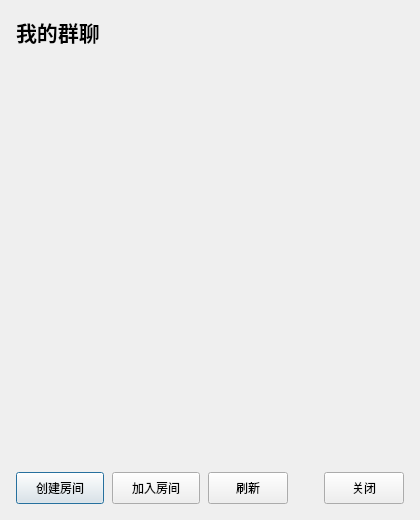
<?xml version="1.0" encoding="UTF-8"?>
<ui version="4.0">
 <class>RoomList</class>
 <widget class="QDialog" name="RoomList">
  <property name="geometry">
   <rect>
    <x>0</x>
    <y>0</y>
    <width>420</width>
    <height>520</height>
   </rect>
  </property>
  <property name="minimumSize">
   <size>
    <width>380</width>
    <height>400</height>
   </size>
  </property>
  <property name="windowTitle">
   <string>群聊列表</string>
  </property>
  <layout class="QVBoxLayout" name="mainLayout">
   <property name="spacing">
    <number>12</number>
   </property>
   <property name="leftMargin">
    <number>16</number>
   </property>
   <property name="topMargin">
    <number>16</number>
   </property>
   <property name="rightMargin">
    <number>16</number>
   </property>
   <property name="bottomMargin">
    <number>16</number>
   </property>
   <item>
    <widget class="QLabel" name="lb_title">
     <property name="font">
      <font>
       <family>Microsoft YaHei</family>
       <pointsize>16</pointsize>
       <weight>75</weight>
       <bold>true</bold>
      </font>
     </property>
     <property name="text">
      <string>我的群聊</string>
     </property>
     <property name="minimumSize">
      <size>
       <width>0</width>
       <height>32</height>
      </size>
     </property>
    </widget>
   </item>
   <item>
    <widget class="QScrollArea" name="scrollArea">
     <property name="frameShape">
      <enum>QFrame::NoFrame</enum>
     </property>
     <property name="widgetResizable">
      <bool>true</bool>
     </property>
     <property name="horizontalScrollBarPolicy">
      <enum>Qt::ScrollBarAlwaysOff</enum>
     </property>
     <widget class="QWidget" name="scrollAreaWidgetContents">
      <property name="geometry">
       <rect>
        <x>0</x>
        <y>0</y>
        <width>388</width>
        <height>388</height>
       </rect>
      </property>
      <layout class="QVBoxLayout" name="scrollLayout">
       <property name="spacing">
        <number>0</number>
       </property>
       <property name="leftMargin">
        <number>0</number>
       </property>
       <property name="topMargin">
        <number>4</number>
       </property>
       <property name="rightMargin">
        <number>0</number>
       </property>
       <property name="bottomMargin">
        <number>0</number>
       </property>
       <item>
        <widget class="QWidget" name="wdg_list" native="true"/>
       </item>
       <item>
        <spacer name="listSpacer">
         <property name="orientation">
          <enum>Qt::Vertical</enum>
         </property>
         <property name="sizeHint" stdset="0">
          <size>
           <width>20</width>
           <height>300</height>
          </size>
         </property>
        </spacer>
       </item>
      </layout>
     </widget>
    </widget>
   </item>
   <item>
    <layout class="QHBoxLayout" name="buttonLayout">
     <property name="spacing">
      <number>8</number>
     </property>
     <property name="leftMargin">
      <number>0</number>
     </property>
     <property name="topMargin">
      <number>0</number>
     </property>
     <property name="rightMargin">
      <number>0</number>
     </property>
     <property name="bottomMargin">
      <number>0</number>
     </property>
     <item>
      <widget class="QPushButton" name="pb_create">
       <property name="minimumSize">
        <size>
         <width>88</width>
         <height>32</height>
        </size>
       </property>
       <property name="text">
        <string>创建房间</string>
       </property>
      </widget>
     </item>
     <item>
      <widget class="QPushButton" name="pb_join">
       <property name="minimumSize">
        <size>
         <width>88</width>
         <height>32</height>
        </size>
       </property>
       <property name="text">
        <string>加入房间</string>
       </property>
      </widget>
     </item>
     <item>
      <widget class="QPushButton" name="pb_refresh">
       <property name="minimumSize">
        <size>
         <width>64</width>
         <height>32</height>
        </size>
       </property>
       <property name="text">
        <string>刷新</string>
       </property>
      </widget>
     </item>
     <item>
      <spacer name="btnSpacer">
       <property name="orientation">
        <enum>Qt::Horizontal</enum>
       </property>
       <property name="sizeHint" stdset="0">
        <size>
         <width>20</width>
         <height>20</height>
        </size>
       </property>
      </spacer>
     </item>
     <item>
      <widget class="QPushButton" name="pb_close">
       <property name="minimumSize">
        <size>
         <width>64</width>
         <height>32</height>
        </size>
       </property>
       <property name="text">
        <string>关闭</string>
       </property>
      </widget>
     </item>
    </layout>
   </item>
  </layout>
 </widget>
 <resources/>
 <connections/>
</ui>
